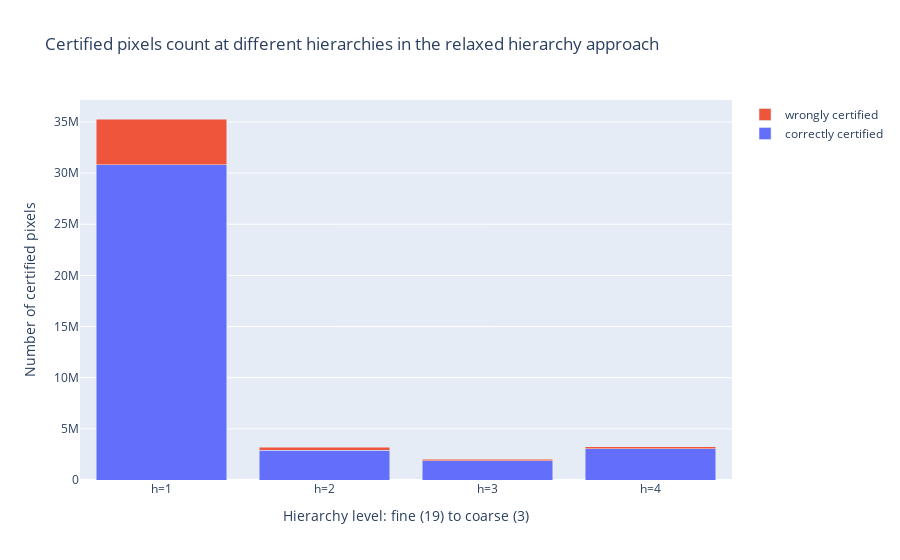

Notebook code cell kept with this figure:
### Code cell
n_ = 75
x = []
options = ['pos', 'neg']
denom = ['num_nonboundary_pixels', 'num_boundary_pixels']
traces = ['correctly certified', 'wrongly certified']
colors = ['purple', 'blue', 'red', 'green']
fig = go.Figure()
show_legend = True
o_i = 0
for option in options:
    x, y = [], []
    for h in sum_h[n_].keys():
        if type(h) == int:
            x.append(f'h={h+1}')
            if option=='neg':
                y.append(sum_h[n_][h]['num_h_pixels'] - sum_h[n_][h]['pos'])
            else:
                y.append(sum_h[n_][h]['pos'])
    print(x, y)
    fig.add_bar(x=x, y=y, name=f'{traces[o_i]}')
    fig.update_xaxes(title_text='Hierarchy level: fine (19) to coarse (3)', )
    fig.update_yaxes(title_text= f'Number of certified pixels' )
    o_i += 1

fig.update_layout(
    title=f'Certified pixels count at different hierarchies in the relaxed hierarchy approach',
    barmode='stack'
)
fig.update_traces(overwrite=True)
fig.show()

### Figure 1 — Plotly figure (JSON) as saved in the notebook; plotly's stock layout.template omitted (floating-point values rounded to 4 significant figures)
{"data": [{"name": "correctly certified", "type": "bar", "x": ["h=1", "h=2", "h=3", "h=4"], "y": [30826853, 2891380, 1888935, 3056755]}, {"name": "wrongly certified", "type": "bar", "x": ["h=1", "h=2", "h=3", "h=4"], "y": [4456371, 287838, 150371, 210674]}], "layout": {"barmode": "stack", "title": {"text": "Certified pixels count at different hierarchies in the relaxed hierarchy approach"}, "xaxis": {"title": {"text": "Hierarchy level: fine (19) to coarse (3)"}}, "yaxis": {"title": {"text": "Number of certified pixels"}}}}
